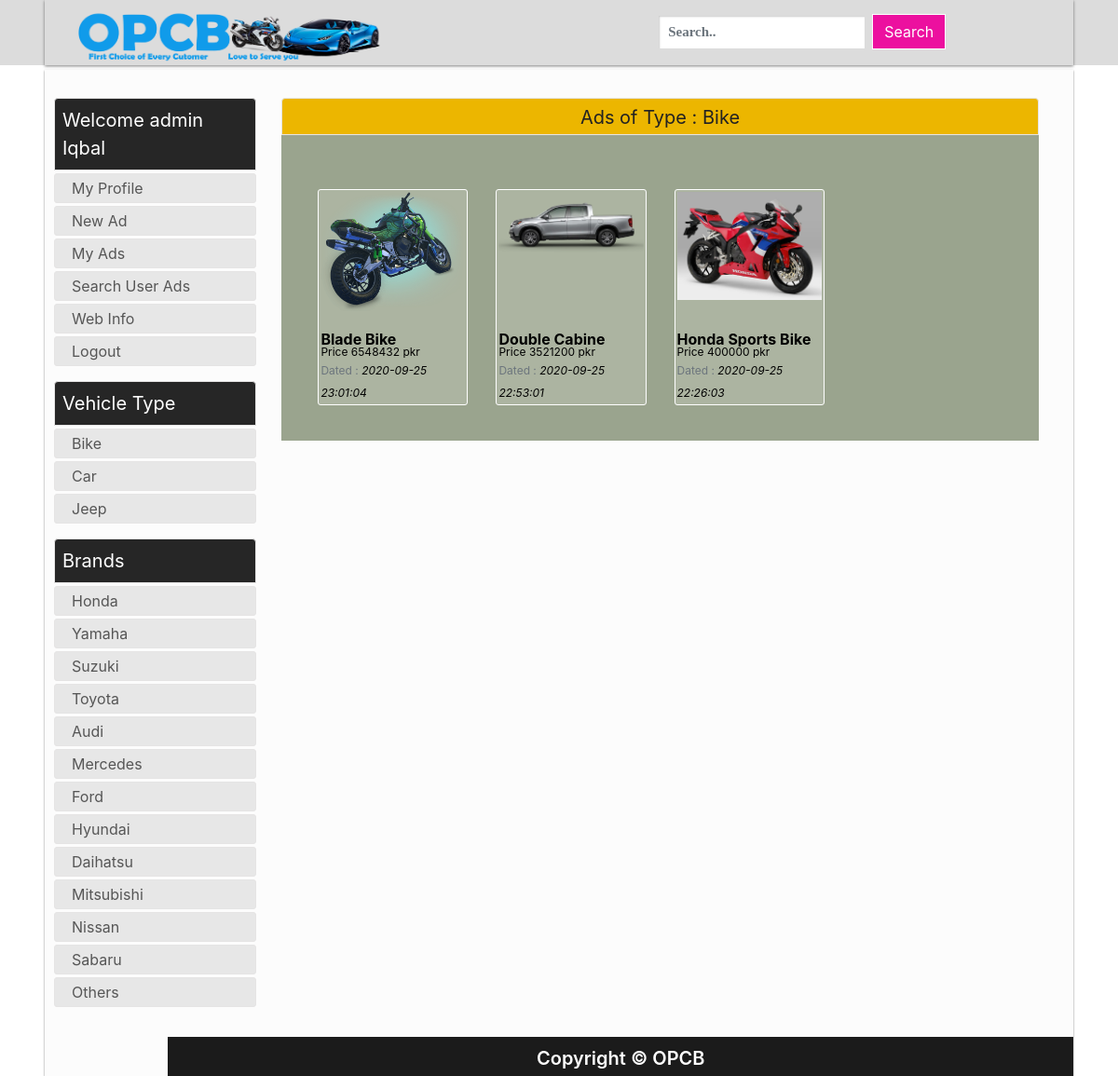
/fyp/?search=Type&searchVal=Bike (signed in), run on the app's committed database.
### tables this page shows
CREATE TABLE IF NOT EXISTS `advertisement` (
  `id` int(100) NOT NULL AUTO_INCREMENT,
  `userID` int(100) NOT NULL,
  `title` varchar(200) NOT NULL,
  `type` varchar(100) NOT NULL,
  `brandName` varchar(100) NOT NULL,
  `modelName` varchar(100) NOT NULL,
  `makeYear` varchar(50) NOT NULL,
  `engineCapacity` varchar(100) NOT NULL,
  `seatingCapacity` varchar(100) NOT NULL,
  `bodyType` varchar(100) NOT NULL,
  `conditionType` varchar(100) NOT NULL DEFAULT 'Second Hand',
  `condition_is` varchar(100) NOT NULL DEFAULT '5',
  `registered` varchar(100) DEFAULT NULL,
  `registrationCity` varchar(50) NOT NULL,
  `mileageDriven` varchar(100) NOT NULL DEFAULT '100',
  `price` varchar(100) NOT NULL,
  `pics` varchar(500) DEFAULT NULL,
  `ownerRemarks` varchar(200) NOT NULL,
  `contactNo` varchar(100) NOT NULL DEFAULT '+92-3xx',
  `uploadingDate` timestamp NOT NULL DEFAULT CURRENT_TIMESTAMP,
  `updatingDate` varchar(100) DEFAULT NULL,
  `soldDelete` int(5) NOT NULL DEFAULT '0',
  PRIMARY KEY (`id`)
);

CREATE TABLE IF NOT EXISTS `brands` (
  `id` int(50) NOT NULL AUTO_INCREMENT,
  `brandName` varchar(100) NOT NULL,
  `date_of_addition` timestamp NOT NULL DEFAULT CURRENT_TIMESTAMP,
  PRIMARY KEY (`id`)
);

### fyp/redirect.php (called while the page is built, shortened)
<?php
include 'html_Generator.php';
include 'html_Search.php';
class Redirect {
	var $html_gen;
	var $html_search;
	public function __construct( ){
		$this->html_gen = new HTML_Generator();
		$this->html_user = new HTML_User();
		$this->html_search = new HTML_Search();
	 }
	public function Go_to_Search_Results($variable_Value, $value){
		$this->html_gen->GiveMe_headerSection();
		$this->html_search->Get_Search_Category($variable_Value, $value);
		$this->html_gen->GiveMe_aside();
		$this->html_gen->GiveMe_footerSection();
	}
}
?>

### fyp/DB_Class.php (called while the page is built, shortened)
<?php
class DB_Class{
	public $host = "localhost";
	public $user = "root";
	public $pass = "";
  public $db_opcb = "opcb_database";
  protected $conn_opcb ;
	public function __construct( ){
    $this->conn_opcb = new mysqli($this->host, $this->user, $this->pass, $this->db_opcb);
	}
  public function Get_Brandss()
  {
    $sql = "SELECT * FROM brands ";
    $result=mysqli_query($this->conn_opcb, $sql);
    if(!empty($result)){
      return ($result);
    }else{
      return null;
    }
  }
  public function Get_ADs_of_Types($types)
  {
    $query = "SELECT * FROM advertisement  WHERE type = '$types' ORDER BY id DESC ";
    $result = mysqli_query($this->conn_opcb, $query);
    if(!empty($result)){
      return $result;
    }else{
      return null;
    }
  }
}
?>

### fyp/html_User.php (the view, shortened to what this page needs)
<?php
class HTML_User {
	public function __construct()
	{
		$this->db_Obj = new DB_Class();
		$this->brandss = $this->db_Obj->Get_Brandss();
	}
}

### fyp/html_User.php (the view, shortened to what this page needs)
<?php
class HTML_User {
	public function __construct()
	{
		$this->db_Obj = new DB_Class();
		$this->brandss = $this->db_Obj->Get_Brandss();
	}
}

### fyp/html_Generator.php (shortened to what this page needs)
<?php
include 'DB_Class.php';
class HTML_Generator {
	public $baseurl;
	public $headSection;
	public $footer;
	public $db_Obj;
	public function __construct()
	{
		$this->db_Obj = new DB_Class();
		$this->baseurl = "http://" . $_SERVER['HTTP_HOST'] . rtrim(dirname($_SERVER['PHP_SELF']), '/\\') . "/";
		$this->headSection = '<!DOCTYPE html>
		<html lang="en" nighteye="active" style="background-image: none !important;" ne="0.32044710471749926">
		<head>
		<link href="style.css" rel="stylesheet" type="text/css">
		<link rel="stylesheet" href="bootstrap.css" type="text/css">
		<script type="text/javascript" src="jquery.js"></script>
		<link rel="stylesheet" type="text/css" href="assets/bootstrap/css/bootstrap.min.css">
  		<link rel="stylesheet" type="text/css" href="assets/css/style.css">
		<title> OPCB Project </title>
		</head>
		<body>
		<header>
		<nav class="navbar">
		<div class="main_search row" style="margin-left:60%;">
			<span class="">
			<form class="form-inline" name="form_searchBar">
				<div class="input-group mb-2 mr-sm-2">
					<input type="search" class="form-control" id="searchBar" name="searchBar" placeholder="Search..">
				</div>
				<button type="submit" class="btn btn-primary mb-2" onclick="Search_Bar(this)" > Search </button>
		    </form>
			<script>
				var input = document.getElementById("searchBar");
				input.addEventListener("keyup", function(event) {
						if (event.keyCode === 13) {
							event.preventDefault();
							document.getElementById("searchBarBtn").click();
						}
					});
			</script>
			</span>
		</div>
			<div class="nav_brand align-content-center"><div id="logo"><a href="'. $this->baseurl .'?val=home"> <img  class="align-self-center" src="assets/images/logo/Logo.png" width="350" height="145" > </a></div>
		</div>
		</nav>
		</header> <div class="main_wrapper"><div id="content">';
		$this->footer = '
		<div class="modal" id="exampleModalCentered" tabindex="-1" role="dialog" aria-labelledby="exampleModalCenteredLabel" aria-hidden="true">
		<div class="modal-dialog modal-dialog-centered" role="document">
		<div class="modal-content">
		<div class="modal-header">
		<h5 class="modal-title" id="exampleModalCenteredLabel">Modal title</h5>
		<button type="button" class="close" data-dismiss="modal" aria-label="Close">
		<span aria-hidden="true">&times;</span>
		</button>
		</div>
		<div class="modal-body" id="modal-body" >
		<span class="w-100" id="abcc"> </span>
		<br>
		<div  id="modaltable">
		</div>
		</div>
		<div class="modal-footer">
		<button type="button" class="btn btn-secondary" data-dismiss="modal">Close</button>
		</div>
		</div>
		</div>
		</div> ';
		$this->footer .= '<script type="text/javascript" src="JS_form.js"></script>
						  	<script type="text/javascript" src="assets/bootstrap/js/jquery.min.js"></script>
  							<script type="text/javascript" src="assets/bootstrap/js/bootstrap.min.js"></script>
							</div> <br> <footer> Copyright © OPCB </footer> </div> </body></html>';
	}
	public function GiveMe_headerSection()
	{
		echo $this->headSection;
	}
	public function GiveMe_footerSection()
	{
		echo $this->footer;
	}
public function GiveMe_aside ($user = false, $admin = false)
{
		echo '<aside>';
		if(isset($_SESSION["log"]) && isset($_SESSION["usertype"]) )
		{
			if($_SESSION["log"])
			{
				if(isset($_SESSION["fullname"]) && isset($_SESSION["usertype"])){
					echo '<div class="box-head"> Welcome '. $_SESSION["usertype"] . '  ' . $_SESSION["fullname"] . '</div>';
				}else{
					echo '<div class="box-head"> Links </div>';
				}
				echo '<div id="categoriesContent">
				<ul>
				<li><a href="'; echo $this->baseurl; echo '?val=myprofile">My Profile</a></li>
				<li><a href="'; echo $this->baseurl; echo '?val=upload"> New Ad </a></li>
				<li><a href="'; echo $this->baseurl; echo '?val=myAllPosts">My Ads</a></li>';
				if(isset($_SESSION["usertype"])){
					if($_SESSION["usertype"] == "admin"){
						echo '<li><a href="'; echo $this->baseurl; echo '?val=singleuserPosts"> Search User Ads</a></li>';
						echo '<li><a href="'; echo $this->baseurl; echo '?val=webinfo"> Web Info </a></li>';
					}
				}
				echo ' <li><a href="'; echo $this->baseurl; echo '?val=logout" >Logout</a></li> </ul></div>';
			}
		}
		echo '<div class="box-head"> Vehicle Type </div>
				<div id="categoriesContent">
				<ul>
					<li><a href="'. $this->baseurl .'?search=Type&searchVal=Bike"> Bike </a></li>
					<li><a href="'. $this->baseurl .'?search=Type&searchVal=Car"> Car </a></li>
					<li><a href="'. $this->baseurl .'?search=Type&searchVal=Jeep"> Jeep </a></li>
				</ul></div> ';
				echo '<div class="box-head">Brands </div>
				<div id="categoriesContent"> <ul>';
				$categories = $this->db_Obj->Get_Brandss();
				if(!empty($categories)){
					foreach ($categories as $category ) {
						echo '<li><a href="'. $this->baseurl .'?search=Brand&searchVal='.$category['brandName'].'">'.$category['brandName'].'</a></li>';
					}
				}
				else
				{
					echo '<li> Donot have any categories </li>';
				}
				echo '</ul></div>';
				echo ' <br> </aside>';
	}
}
?>

### fyp/html_Search.php (shortened to what this page needs)
<?php
class HTML_Search
{
	public $db_Obj;
	public $baseurl;
	public function __construct()
	{
		$this->db_Obj = new DB_Class();
		$this->baseurl = "http://" . $_SERVER['HTTP_HOST'] . rtrim(dirname($_SERVER['PHP_SELF']), '/\\') . "/";
	}
	public function Get_Search_Category($variable_Value, $value)
	{
		echo  '<div id="content_wrapper"> <div class="featured_image">
		<div class="head_box"> Ads of ' . $variable_Value . ' : ' . $value . ' </div> </div>
		<div class="main-agileinfo" style="background-color:#9aa48e; width:100%; height:100%;  padding-top: 1%; padding-right: 3%; padding-bottom: 1%; padding-left: 3%;  "> <div class="agileits-top">';
		$rows = NULL;
		if($variable_Value == "Type")
		{
			$rows = $this->db_Obj->Get_ADs_of_Types($value);
		}
		else if($variable_Value == "Brand")
		{
			$rows = $this->db_Obj->Get_ADs_of_Brands($value);
		}
		$counts = mysqli_num_rows($rows);
		if(!empty($rows) && $counts > 0)
		{
			echo ' <div id="audioDetails">
			<div class="container custmhome">
			<div class="row">
			<div class="col-md-12">
			<div class="row">';
 			foreach ($rows as $row)
			{
				if($row['soldDelete'] == 0)
				{
					echo ' <div class="col-md-3"> <div class="adBtn" > <a href="'. $this->baseurl.'?val=ADdetail&ID='.$row['id'].'">
						<div class="adImage" >   <img style="max-width:100%; max-height:100%; margin:0 auto;  "  src="advertisementBank/'. $row['pics'].'" title="'.$row['title'].'" > </div>
						<div class=" block-ellipsis"> <span class="font-weight-bold text-break text-lg-left block-ellipsis">'.$row['title'].'</span> </div> ';
					echo '<span class="text-muted" style="font-size:12px; margin:0; padding:0; color:black;"> <span class="block-ellipsis" style=" font-size:12px; color:black;">Price '.$row['price'].' pkr</span>'
					.' Dated : <span class="font-italic " style=" font-size:12px; color:black;">'.$row['uploadingDate'].'</span>  </span> </div>  </a> </div>';
				}
		    }
			echo '</div></div></div></div> </div>';
		}
		else
		{
			echo '<div><ul> <li> No Ads of this Brand or Type is uploaded yet </li> </ul> </div>  ';
		}
		echo ' </div></div></div> ';
	}
}

### fyp/style.css (style rules this page uses)
* { margin: 0px; padding: 0px; }
a:link { text-decoration:none;color:#6699ff; }
header,div, section, footer, aside, nav, article, hgroup { display:block; }
body { font: normal normal 12px Oswald,'Bebas Neue',Bebas,'Arial Narrow',Sans-Serif;background: url(/img/bg.png); }
.main_wrapper { min-height: 88vh; background: #FCFCFC;;padding: 30px 10px 10px 10px;width: 92%; position: absolute;left:0;right:0;margin-left:auto;margin-right:auto;box-shadow: 0px 1px 2px rgba(0,0,0,0.5);margin-bottom: 50px; }
aside { width: 20%; }
aside .box-head { border-top-left-radius: 4px;border-top-right-radius: 4px;background: #262626;color: #ffffff;text-transform: none;font-size: 20px;border: 1px solid #e5e4e4;padding: 8px;margin-bottom: 3px; }
#categoriesContent ul { list-style: none; }
#categoriesContent ul li { border-radius: 3px; margin: 3px 0 0 0; border: 1px solid #e5e4e4; padding: 0; height: 32px; background: #e7e7e7; overflow: hidden; text-overflow: ellipsis; }
#categoriesContent ul li a { font-size: 16px;line-height: 18px;color: #565656;text-decoration: none;text-transform: none; display: block;padding: 7px;padding-left:18px; display: -webkit-box; margin: 0 auto; line-height: 1; -webkit-line-clamp: 2; -webkit-box-orient: vertical; overflow: hidden; text-overflow: ellipsis; }
.adImage { width: 100%; height: 150px; background: transparent; }
.adBtn { border-radius: 3px; margin-top:5px; border: 1px solid white; padding: 2px; background: rgba(192, 197, 182, 0.5); }
.adBtn a { color:black; }
#content_wrapper { min-height: 88vh; width: 75%; float: right; margin-bottom: 50px;margin-right: 27px; }
.featured_image { width: 100%;text-align: center; }
.featured_image .head_box { border-top-left-radius: 4px;border-top-right-radius: 4px;height: 40px;width: 100%;background:#ECB600 !important;color: #222222;text-transform: none;font-size: 20px;line-height: 41px;text-align: center;border: 1px solid #e5e4e4; }
footer { position: absolute; bottom: 0; right: 0; width: 88%; margin: 0 auto; height: 42px; text-align:center; background:#1B1B1B; color: white; font-size: 20px; font-weight: 600; padding-bottom: 18px; padding-top: 8px; margin-top: 20px; }
#audioDetails { width: 100%; padding-bottom: 10px; padding-top: 10px; margin-bottom: 20px; }
#contact-usbox input, select, button, .btn { display: inline-block;padding: 4px;margin: 0;outline: none;background-color: #FFF;border: 1px solid #bdbdbd;-webkit-border-radius: 3px;border-radius: 3px;outline: none; }
.navbar { height: 70px;margin: 0 auto;margin-bottom: 5px;width: 92%; margin-top: 0px;box-shadow: 0px 1px 3px rgba(0,0,0,0.5); }
.nav_brand { width: 107px;height: 70px;position: absolute;text-align: center;color: white; }
#logo { padding-top: 3px; }
#logo a { font-size: 29px;color: #ECB600;font-family: 'Oswald', sans-serif;text-decoration:none; }
.main_search { width: 402px;height: 86px;margin: 7px 35px 0 0;float: right; }
.main_search input { width: 100%;height: 35px;float: left;font: bold 15px 'lucida sans', 'trebuchet MS', 'Tahoma';border: 0;padding-left: 10px;box-shadow: inset 1px 1px 2px #ccc; }
.block-ellipsis { display: block; display: -webkit-box; margin: 0 auto; line-height: 1; -webkit-line-clamp: 2; -webkit-box-orient: vertical; overflow: hidden; text-overflow: ellipsis; }
a { color:rgb(140,140,250); }
html { color:#000; background-image:none !important; background:#fff !important; }
body { background-color:#fff; background-image:none !important; }
input, select, textarea, button { color:#000; background-color:#fff; }
html { filter: contrast(100%) brightness(100%) saturate(100%); }

### fyp/assets/css/style.css (style rules this page uses)
body { background: gainsboro; }
.form-control, .btn { border-radius: 0px !important; }
.btn-primary { background-color: #ec109f !important; color: #ffffff; border-color: #ffffff; }
.custmhome, .custmheading { margin-top: 35px !important; }

### data on the page
advertisement: pics (picture), title "Blade Bike", price "6548432", uploadingDate "2020-09-25 23:01:04"
advertisement: pics (picture), title "Double Cabine", price "3521200", uploadingDate "2020-09-25 22:53:01"
advertisement: pics (picture), title "Honda Sports Bike", price "400000", uploadingDate "2020-09-25 22:26:03"
brands: brandName "Honda"
brands: brandName "Yamaha"
brands: brandName "Suzuki"
brands: brandName "Toyota"
brands: brandName "Audi"
brands: brandName "Mercedes"
brands: brandName "Ford"
brands: brandName "Hyundai"
brands: brandName "Daihatsu"
brands: brandName "Mitsubishi"
brands: brandName "Nissan"
brands: brandName "Sabaru"
brands: brandName "Others"

### other printed values
$variable_Value "Type"
$value "Bike"
$_SESSION["usertype"] "admin"
$_SESSION["fullname"] "Iqbal"
